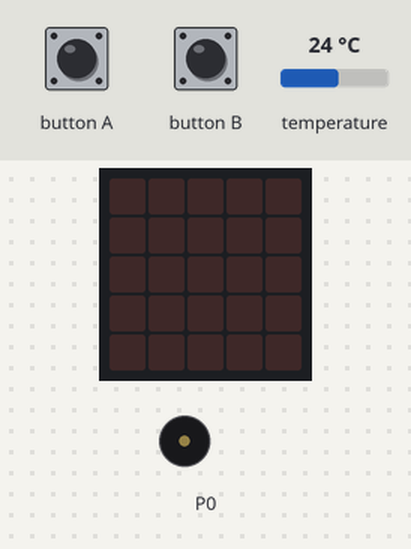
Recording of a program running on a simulated BBC micro:bit (MakeCode). On the bench: the board's 5×5 LED display, buzzer (waves = sounding). Inputs (shaded band) come from the test bench; at power-on: temperature 24 °C.

Above: at 1.2 s.
1.3 s: button A pressed for 0.15 s
At 2.8 s:
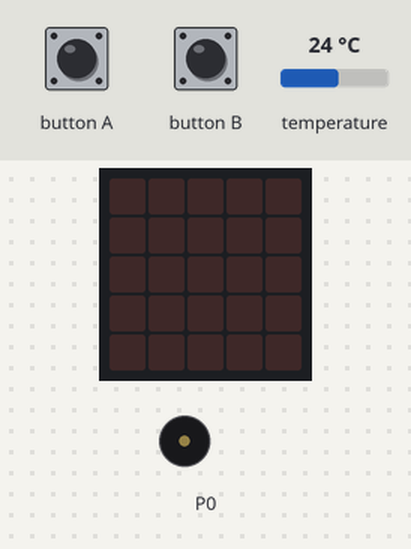
4.4 s: button B pressed for 0.15 s
At 25.8 s:
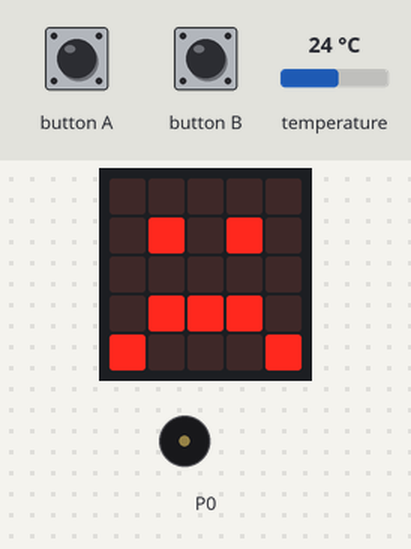
Timing chart, 0 to 26.1 s (numbered marks = the images above; inputs shaded):
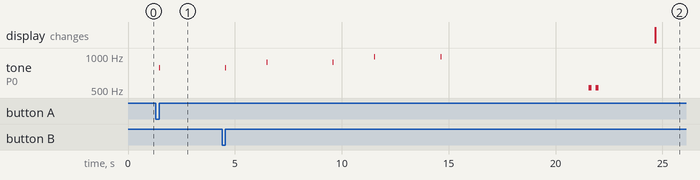

The program:

main.ts
```typescript
input.onButtonPressed(Button.A, function () {
    Temperatura_promedio()
    if (Promedio >= 30) {
        music.playTone(523, music.beat(BeatFraction.Double))
        music.playTone(131, music.beat(BeatFraction.Double))
    } else {
        music.playTone(523, music.beat(BeatFraction.Quarter))
        basic.pause(200)
        music.playTone(523, music.beat(BeatFraction.Quarter))
    }
})
input.onButtonPressed(Button.B, function () {
    Temperatura_promedio()
    if (Promedio >= 30) {
        basic.showIcon(IconNames.Happy)
    } else {
        basic.showIcon(IconNames.Sad)
    }
    basic.pause(5000)
})
function Temperatura_promedio () {
    T1 = input.temperature()
    music.playTone(784, music.beat(BeatFraction.Sixteenth))
    basic.pause(5000)
    T2 = input.temperature()
    music.playTone(880, music.beat(BeatFraction.Sixteenth))
    basic.pause(5000)
    T3 = input.temperature()
    music.playTone(988, music.beat(BeatFraction.Sixteenth))
    basic.pause(5000)
    Promedio = (T1 + (T2 + T3)) / 3
    basic.pause(5000)
}
let T3 = 0
let T2 = 0
let T1 = 0
let Promedio = 0
Promedio = 0
T1 = 0
T2 = 0
T3 = 0
```

test.ts
```typescript
// aquí va el archivo "tests"; esto no se compilará cuando este paquete se utilice como una extensión.
```

Measured:
- after the input at 1.3 s, tone on P0: silent → 784 Hz after 0.15 s, → silent 0.03 s later
- after the input at 4.4 s, the display: changes after 20.3 s (image 2)
